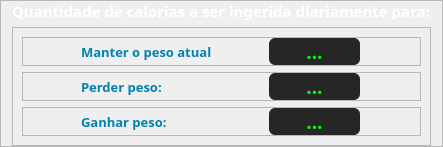
                     <widget class="QFrame" name="frame_9">
                      <property name="frameShape">
                       <enum>QFrame::StyledPanel</enum>
                      </property>
                      <property name="frameShadow">
                       <enum>QFrame::Raised</enum>
                      </property>
                      <layout class="QVBoxLayout" name="verticalLayout_11">
                       <property name="topMargin">
                        <number>0</number>
                       </property>
                       <property name="bottomMargin">
                        <number>0</number>
                       </property>
                       <item>
                        <widget class="QLabel" name="label_7">
                         <property name="minimumSize">
                          <size>
                           <width>100</width>
                           <height>0</height>
                          </size>
                         </property>
                         <property name="maximumSize">
                          <size>
                           <width>16777215</width>
                           <height>20</height>
                          </size>
                         </property>
                         <property name="font">
                          <font>
                           <family>Yu Gothic UI Semibold</family>
                           <pointsize>11</pointsize>
                           <weight>75</weight>
                           <bold>true</bold>
                          </font>
                         </property>
                         <property name="cursor">
                          <cursorShape>IBeamCursor</cursorShape>
                         </property>
                         <property name="styleSheet">
                          <string notr="true">color: rgb(255, 255, 255);</string>
                         </property>
                         <property name="text">
                          <string>Quantidade de calorias a ser ingerida diariamente para:</string>
                         </property>
                        </widget>
                       </item>
                       <item>
                        <widget class="QFrame" name="frame_12">
                         <property name="frameShape">
                          <enum>QFrame::StyledPanel</enum>
                         </property>
                         <property name="frameShadow">
                          <enum>QFrame::Raised</enum>
                         </property>
                         <layout class="QVBoxLayout" name="verticalLayout_12">
                          <item>
                           <widget class="QFrame" name="frame_29">
                            <property name="maximumSize">
                             <size>
                              <width>16777215</width>
                              <height>45</height>
                             </size>
                            </property>
                            <property name="frameShape">
                             <enum>QFrame::StyledPanel</enum>
                            </property>
                            <property name="frameShadow">
                             <enum>QFrame::Raised</enum>
                            </property>
                            <layout class="QHBoxLayout" name="horizontalLayout_11">
                             <property name="spacing">
                              <number>0</number>
                             </property>
                             <property name="leftMargin">
                              <number>0</number>
                             </property>
                             <property name="topMargin">
                              <number>0</number>
                             </property>
                             <property name="rightMargin">
                              <number>0</number>
                             </property>
                             <property name="bottomMargin">
                              <number>0</number>
                             </property>
                             <item>
                              <widget class="QLabel" name="label_8">
                               <property name="minimumSize">
                                <size>
                                 <width>100</width>
                                 <height>0</height>
                                </size>
                               </property>
                               <property name="maximumSize">
                                <size>
                                 <width>130</width>
                                 <height>16777215</height>
                                </size>
                               </property>
                               <property name="font">
                                <font>
                                 <family>Yu Gothic UI Semibold</family>
                                 <pointsize>10</pointsize>
                                 <weight>75</weight>
                                 <bold>true</bold>
                                </font>
                               </property>
                               <property name="cursor">
                                <cursorShape>IBeamCursor</cursorShape>
                               </property>
                               <property name="styleSheet">
                                <string notr="true">color: rgb(1, 130, 176);</string>
                               </property>
                               <property name="text">
                                <string>Manter o peso atual:</string>
                               </property>
                              </widget>
                             </item>
                             <item>
                              <widget class="QLabel" name="lbl_result_manterpeso">
                               <property name="minimumSize">
                                <size>
                                 <width>71</width>
                                 <height>15</height>
                                </size>
                               </property>
                               <property name="maximumSize">
                                <size>
                                 <width>91</width>
                                 <height>40</height>
                                </size>
                               </property>
                               <property name="font">
                                <font>
                                 <family>Yu Gothic UI Semibold</family>
                                 <pointsize>14</pointsize>
                                 <weight>75</weight>
                                 <bold>true</bold>
                                </font>
                               </property>
                               <property name="cursor">
                                <cursorShape>IBeamCursor</cursorShape>
                               </property>
                               <property name="styleSheet">
                                <string notr="true">color: rgb(0, 255, 0);
background-color: rgb(38, 38, 38);
border-radius: 6px;</string>
                               </property>
                               <property name="text">
                                <string>...</string>
                               </property>
                               <property name="alignment">
                                <set>Qt::AlignCenter</set>
                               </property>
                              </widget>
                             </item>
                            </layout>
                           </widget>
                          </item>
                          <item>
                           <widget class="QFrame" name="frame_31">
                            <property name="maximumSize">
                             <size>
                              <width>16777215</width>
                              <height>45</height>
                             </size>
                            </property>
                            <property name="frameShape">
                             <enum>QFrame::StyledPanel</enum>
                            </property>
                            <property name="frameShadow">
                             <enum>QFrame::Raised</enum>
                            </property>
                            <layout class="QHBoxLayout" name="horizontalLayout_13">
                             <property name="spacing">
                              <number>0</number>
                             </property>
                             <property name="leftMargin">
                              <number>0</number>
                             </property>
                             <property name="topMargin">
                              <number>0</number>
                             </property>
                             <property name="rightMargin">
                              <number>0</number>
                             </property>
                             <property name="bottomMargin">
                              <number>0</number>
                             </property>
                             <item>
                              <widget class="QLabel" name="label_10">
                               <property name="minimumSize">
                                <size>
                                 <width>100</width>
                                 <height>0</height>
                                </size>
                               </property>
                               <property name="maximumSize">
                                <size>
                                 <width>130</width>
                                 <height>16777215</height>
                                </size>
                               </property>
                               <property name="font">
                                <font>
                                 <family>Yu Gothic UI Semibold</family>
                                 <pointsize>10</pointsize>
                                 <weight>75</weight>
                                 <bold>true</bold>
                                </font>
                               </property>
                               <property name="cursor">
                                <cursorShape>IBeamCursor</cursorShape>
                               </property>
                               <property name="styleSheet">
                                <string notr="true">color: rgb(1, 130, 176);</string>
                               </property>
                               <property name="text">
                                <string>Perder peso:</string>
                               </property>
                              </widget>
                             </item>
                             <item>
                              <widget class="QLabel" name="lbl_result_perderpeso">
                               <property name="minimumSize">
                                <size>
                                 <width>71</width>
                                 <height>15</height>
                                </size>
                               </property>
                               <property name="maximumSize">
                                <size>
                                 <width>91</width>
                                 <height>40</height>
                                </size>
                               </property>
                               <property name="font">
                                <font>
                                 <family>Yu Gothic UI Semibold</family>
                                 <pointsize>14</pointsize>
                                 <weight>75</weight>
                                 <bold>true</bold>
                                </font>
                               </property>
                               <property name="cursor">
                                <cursorShape>IBeamCursor</cursorShape>
                               </property>
                               <property name="styleSheet">
                                <string notr="true">color: rgb(0, 255, 0);
background-color: rgb(38, 38, 38);
border-radius: 6px;</string>
                               </property>
                               <property name="text">
                                <string>...</string>
                               </property>
                               <property name="alignment">
                                <set>Qt::AlignCenter</set>
                               </property>
                              </widget>
                             </item>
                            </layout>
                           </widget>
                          </item>
                          <item>
                           <widget class="QFrame" name="frame_30">
                            <property name="maximumSize">
                             <size>
                              <width>16777215</width>
                              <height>45</height>
                             </size>
                            </property>
                            <property name="frameShape">
                             <enum>QFrame::StyledPanel</enum>
                            </property>
                            <property name="frameShadow">
                             <enum>QFrame::Raised</enum>
                            </property>
                            <layout class="QHBoxLayout" name="horizontalLayout_14">
                             <property name="spacing">
                              <number>0</number>
                             </property>
                             <property name="leftMargin">
                              <number>0</number>
                             </property>
                             <property name="topMargin">
                              <number>0</number>
                             </property>
                             <property name="rightMargin">
                              <number>0</number>
                             </property>
                             <property name="bottomMargin">
                              <number>0</number>
                             </property>
                             <item>
                              <widget class="QLabel" name="label_12">
                               <property name="minimumSize">
                                <size>
                                 <width>100</width>
                                 <height>0</height>
                                </size>
                               </property>
                               <property name="maximumSize">
                                <size>
                                 <width>130</width>
                                 <height>16777215</height>
                                </size>
                               </property>
                               <property name="font">
                                <font>
                                 <family>Yu Gothic UI Semibold</family>
                                 <pointsize>10</pointsize>
                                 <weight>75</weight>
                                 <bold>true</bold>
                                </font>
                               </property>
                               <property name="cursor">
                                <cursorShape>IBeamCursor</cursorShape>
                               </property>
                               <property name="styleSheet">
                                <string notr="true">color: rgb(1, 130, 176);</string>
                               </property>
                               <property name="text">
                                <string>Ganhar peso:</string>
                               </property>
                              </widget>
                             </item>
                             <item>
                              <widget class="QLabel" name="lbl_result_ganharpeso">
                               <property name="minimumSize">
                                <size>
                                 <width>71</width>
                                 <height>15</height>
                                </size>
                               </property>
                               <property name="maximumSize">
                                <size>
                                 <width>91</width>
                                 <height>40</height>
                                </size>
                               </property>
                               <property name="font">
                                <font>
                                 <family>Yu Gothic UI Semibold</family>
                                 <pointsize>14</pointsize>
                                 <weight>75</weight>
                                 <bold>true</bold>
                                </font>
                               </property>
                               <property name="cursor">
                                <cursorShape>IBeamCursor</cursorShape>
                               </property>
                               <property name="styleSheet">
                                <string notr="true">color: rgb(0, 255, 0);
background-color: rgb(38, 38, 38);
border-radius: 6px;</string>
                               </property>
                               <property name="text">
                                <string>...</string>
                               </property>
                               <property name="alignment">
                                <set>Qt::AlignCenter</set>
                               </property>
                              </widget>
                             </item>
                            </layout>
                           </widget>
                          </item>
                         </layout>
                        </widget>
                       </item>
                      </layout>
                     </widget>
